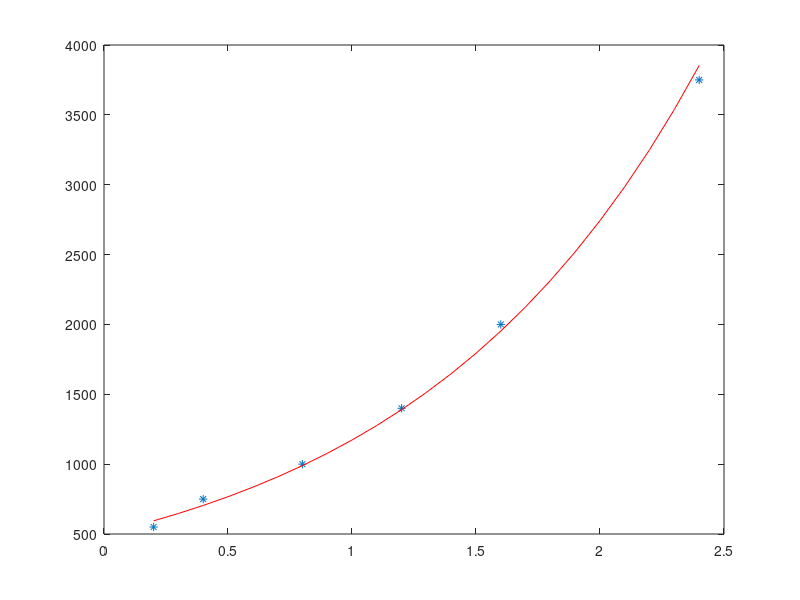

This chart was generated by the following MATLAB code:
disp('linear regression for exponential model ');
%exponential model 
% y=𝑏𝑒^ax
x = [0.2 0.4 0.8 1.2 1.6 2.4] ; 
y = [550 750 1000 1400 2000 3750];

% ln y= ax + ln b 
% Y = ax + B
%take the log for the y vector
Y = log(y) ;

% ∑ Y = a ∑ x + n B
% ∑ Yx = a ∑ x^2 + B ∑ x

% get variable values

n=length(x)     ; % n  
sx = sum(x)     ; % ∑ x
sY = sum(Y)     ; % ∑ Y
sxY = sum(x.*Y) ; % ∑ Yx
sx2 = sum(x.^2) ; % ∑ x^2

% ∑ Y = a ∑ x + n B
% ∑ Yx = a ∑ x^2 + B ∑ x

% we split this two equation into two matrices

Rightcoef = [sx n  ; sx2 sx ] ;  
Leftcoef = [sY ; sxY] ; 
%solve as matrices
%think of it as 
%Leftcoef = Rightcoef  * sol
sol = Rightcoef \ Leftcoef  ; % as same as 'sol  = Rightcoef^-1 * Leftcoef' but the backslash expression is more effcint for more info : https://www.mathworks.com/help/matlab/ref/mldivide.html

a = sol(1) ; %a
B = sol(2) ; %B
b = exp(sol(2)) ; %b 

%calc R^2
yav = mean(Y) ;
st = sum( (Y-yav).^2 )  ;
sr = sum((Y-B-a*x).^2) ;
r2=(st-sr)/st ;


disp('a ');disp(a) ;
disp('b ');disp(b) ;
disp('r^2 ');disp(r2) ;

x1 = min(x):0.1:max(x) ;
%y=b*e^ax
y1 = b*exp(a*x1);

plot(x,y ,'*' , x1 ,y1 ,'r-')